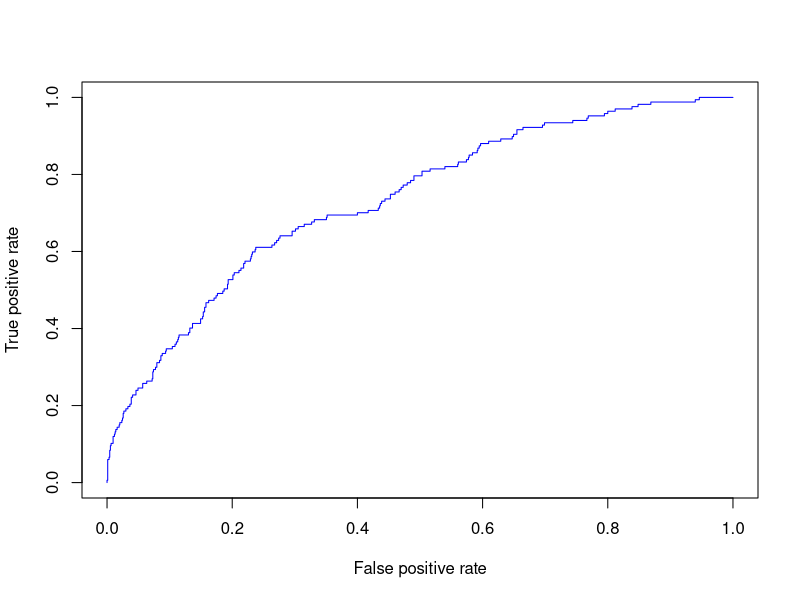

This chart was generated by the following R code:
# Homework 2 Q 3

# loading required libraries
library(dplyr)
library(ggplot2)
library(caTools)
library(GGally)
library(ROCR)

# reading in the file
framingham <- read.csv("framingham.csv")
str(framingham)

# setting the factor variables as factors
framingham$TenYearCHD <- as.factor(framingham$TenYearCHD)
framingham$male <- as.factor(framingham$male)
framingham$currentSmoker <- as.factor(framingham$currentSmoker)
framingham$BPMeds <- as.factor(framingham$BPMeds)
framingham$prevalentStroke <- as.factor(framingham$prevalentStroke)
framingham$prevalentHyp <- as.factor(framingham$prevalentHyp)
framingham$diabetes <- as.factor(framingham$diabetes)
framingham$education <- as.factor(framingham$education)

# splitting the data into training and testing
set.seed(144)
split <- sample.split(framingham$TenYearCHD, 0.7)

framingham.train <- filter(framingham, split == TRUE)
framingham.test <- filter(framingham, split == FALSE)

# using logistic regression to make model
mod1 <- glm(TenYearCHD ~ . , data = framingham.train, family = binomial)
summary(mod1)

# making a prediction on the test data
pred_CHD = predict(mod1 , newdata = framingham.test, type = "response")

# confusion matrix for training data
table (framingham.test$TenYearCHD, pred_CHD>= 0.16)

# confusion matrix for baseline model
table (framingham.test$TenYearCHD, pred_CHD>= 1)

# Probability that the new patient has the disease 10 years from now
new_patient <- data.frame(male = '0', age = 51, education = "College", currentSmoker = '1', cigsPerDay = 20, BPMeds = '0', prevalentStroke = '0',prevalentHyp = '1', diabetes = '0', totChol = 220, sysBP = 140, diaBP = 100, BMI = 31, heartRate = 59, glucose = 78)                    
predict(mod1, new_patient, type = "response")

# Plotting a ROC curve for the model
pred <- prediction(pred_CHD, framingham.test$TenYearCHD)
perf <- performance(pred, measure = "tpr", x.measure = "fpr")
plot(perf, col = "Blue")
auc <- performance(pred, measure = "auc")
auc <- auc@y.values[[1]]    
auc     # to print value of AUC
